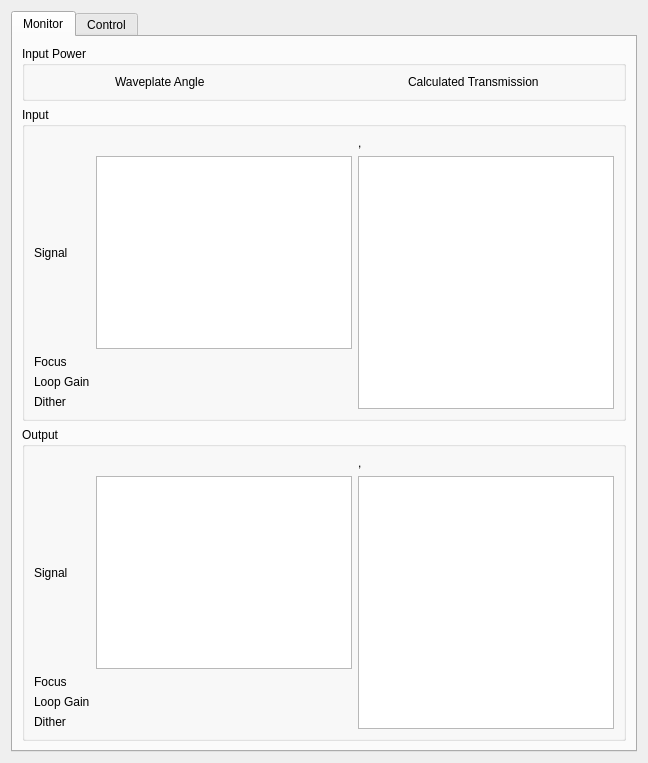
                  <widget class="QWidget" name="tab_24">
                   <attribute name="title">
                    <string>Second Stage</string>
                   </attribute>
                   <layout class="QGridLayout" name="gridLayout_12">
                    <item row="0" column="0">
                     <widget class="QTabWidget" name="tabWidget_19">
                      <property name="currentIndex">
                       <number>0</number>
                      </property>
                      <widget class="QWidget" name="tab_49">
                       <attribute name="title">
                        <string>Monitor</string>
                       </attribute>
                       <layout class="QGridLayout" name="gridLayout_38">
                        <item row="1" column="0">
                         <widget class="QGroupBox" name="groupBox_8">
                          <property name="title">
                           <string>Input</string>
                          </property>
                          <layout class="QGridLayout" name="gridLayout_40">
                           <item row="2" column="1">
                            <widget class="QLabel" name="label_29">
                             <property name="text">
                              <string>&lt;z position&gt;</string>
                             </property>
                            </widget>
                           </item>
                           <item row="3" column="0">
                            <widget class="QLabel" name="label_46">
                             <property name="text">
                              <string>Loop Gain</string>
                             </property>
                            </widget>
                           </item>
                           <item row="4" column="0">
                            <widget class="QLabel" name="label_54">
                             <property name="text">
                              <string>Dither</string>
                             </property>
                            </widget>
                           </item>
                           <item row="0" column="1">
                            <widget class="QLabel" name="label_50">
                             <property name="text">
                              <string>&lt;signal&gt;</string>
                             </property>
                            </widget>
                           </item>
                           <item row="3" column="1">
                            <widget class="QLabel" name="label_47">
                             <property name="text">
                              <string>&lt;gain&gt;</string>
                             </property>
                            </widget>
                           </item>
                           <item row="2" column="0">
                            <widget class="QLabel" name="label_28">
                             <property name="text">
                              <string>Focus</string>
                             </property>
                            </widget>
                           </item>
                           <item row="1" column="1">
                            <widget class="QGraphicsView" name="graphicsView_8"/>
                           </item>
                           <item row="0" column="2">
                            <widget class="QLabel" name="label_51">
                             <property name="text">
                              <string>&lt;x position&gt;, &lt;y position&gt;</string>
                             </property>
                            </widget>
                           </item>
                           <item row="1" column="0">
                            <widget class="QLabel" name="label_9">
                             <property name="text">
                              <string>Signal</string>
                             </property>
                            </widget>
                           </item>
                           <item row="4" column="1">
                            <widget class="QLabel" name="label_55">
                             <property name="text">
                              <string>&lt;radius&gt;</string>
                             </property>
                            </widget>
                           </item>
                           <item row="1" column="2" rowspan="4">
                            <widget class="QGraphicsView" name="graphicsView_42"/>
                           </item>
                          </layout>
                         </widget>
                        </item>
                        <item row="2" column="0">
                         <widget class="QGroupBox" name="groupBox_9">
                          <property name="title">
                           <string>Output</string>
                          </property>
                          <layout class="QGridLayout" name="gridLayout_41">
                           <item row="1" column="1">
                            <widget class="QGraphicsView" name="graphicsView_23"/>
                           </item>
                           <item row="2" column="0">
                            <widget class="QLabel" name="label_32">
                             <property name="text">
                              <string>Focus</string>
                             </property>
                            </widget>
                           </item>
                           <item row="1" column="0">
                            <widget class="QLabel" name="label_31">
                             <property name="text">
                              <string>Signal</string>
                             </property>
                            </widget>
                           </item>
                           <item row="0" column="2">
                            <widget class="QLabel" name="label_53">
                             <property name="text">
                              <string>&lt;x position&gt;, &lt;y position&gt;</string>
                             </property>
                            </widget>
                           </item>
                           <item row="2" column="1">
                            <widget class="QLabel" name="label_30">
                             <property name="text">
                              <string>&lt;z position&gt;</string>
                             </property>
                            </widget>
                           </item>
                           <item row="0" column="1">
                            <widget class="QLabel" name="label_52">
                             <property name="text">
                              <string>&lt;signal&gt;</string>
                             </property>
                            </widget>
                           </item>
                           <item row="3" column="0">
                            <widget class="QLabel" name="label_56">
                             <property name="text">
                              <string>Loop Gain</string>
                             </property>
                            </widget>
                           </item>
                           <item row="4" column="0">
                            <widget class="QLabel" name="label_57">
                             <property name="text">
                              <string>Dither</string>
                             </property>
                            </widget>
                           </item>
                           <item row="3" column="1">
                            <widget class="QLabel" name="label_58">
                             <property name="text">
                              <string>&lt;gain&gt;</string>
                             </property>
                            </widget>
                           </item>
                           <item row="4" column="1">
                            <widget class="QLabel" name="label_59">
                             <property name="text">
                              <string>&lt;radius&gt;</string>
                             </property>
                            </widget>
                           </item>
                           <item row="1" column="2" rowspan="4">
                            <widget class="QGraphicsView" name="graphicsView_41"/>
                           </item>
                          </layout>
                         </widget>
                        </item>
                        <item row="0" column="0">
                         <widget class="QGroupBox" name="groupBox_7">
                          <property name="title">
                           <string>Input Power</string>
                          </property>
                          <layout class="QGridLayout" name="gridLayout_39">
                           <item row="0" column="0">
                            <widget class="QLabel" name="label_48">
                             <property name="maximumSize">
                              <size>
                               <width>75</width>
                               <height>16777215</height>
                              </size>
                             </property>
                             <property name="text">
                              <string>&lt;Angle&gt;</string>
                             </property>
                            </widget>
                           </item>
                           <item row="0" column="1">
                            <widget class="QLabel" name="label_10">
                             <property name="text">
                              <string>Waveplate Angle</string>
                             </property>
                            </widget>
                           </item>
                           <item row="0" column="3">
                            <widget class="QLabel" name="label_7">
                             <property name="text">
                              <string>Calculated Transmission</string>
                             </property>
                            </widget>
                           </item>
                           <item row="0" column="2">
                            <widget class="QLabel" name="label_49">
                             <property name="maximumSize">
                              <size>
                               <width>75</width>
                               <height>16777215</height>
                              </size>
                             </property>
                             <property name="text">
                              <string>&lt;Calc. Trans&gt;</string>
                             </property>
                            </widget>
                           </item>
                          </layout>
                         </widget>
                        </item>
                       </layout>
                      </widget>
                      <widget class="QWidget" name="tab_50">
                       <attribute name="title">
                        <string>Control</string>
                       </attribute>
                      </widget>
                     </widget>
                    </item>
                   </layout>
                  </widget>
